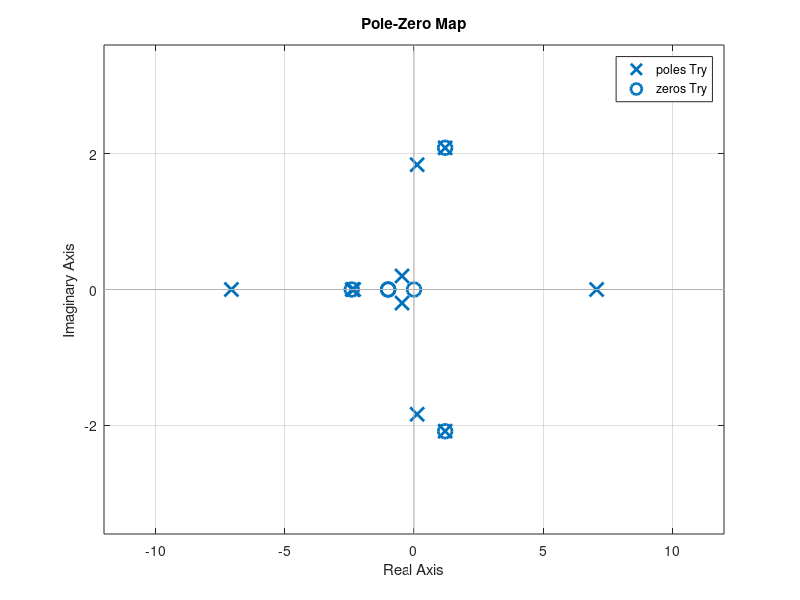

Reproduce this figure in MATLAB.
 %------------------------------ Questao 12
 g1= tf(1, [1 1]);
 g2= tf([1 0], [1 0 2]);
 g3= tf([4 2],[1 2 1]);
 Fd1 = feedback(g1*g2,g3);

 g4=tf(1 ,[1 0 0]);
 g5=50;
 Fd2= feedback(g4,g5,+1);
 
 g6= tf([1 0 2], [1 0 0 14]);
 Fd3 =feedback(Fd1*Fd2,g6);
 
 Try =4*Fd3;
 [num, den] =tfdata(Try);
 num=cell2mat(num);
 den =cell2mat(den);
 
 pzmap(Try)
 Pol_r= roots(den);
 zer_r=roots(num);

 %eh possivel observar que devido aos polos no semiplano direito, o sistema
 %eh obviamente instavel